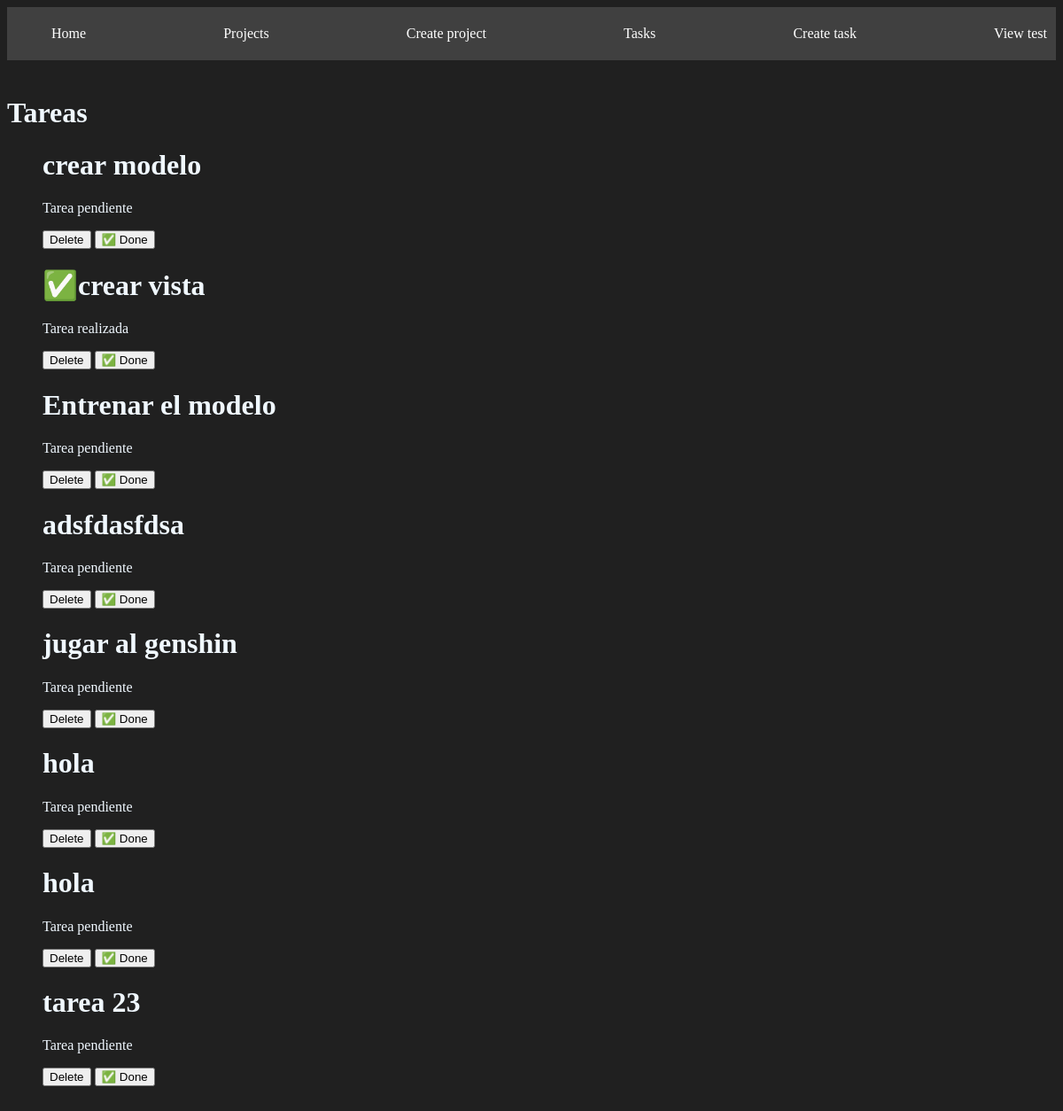
/tasks/, run on the app's committed database.
### projects/models.py (models this page shows, shortened)
class Task(models.Model):
  title = models.CharField(max_length=200)
  description = models.TextField()
  project = models.ForeignKey(Project, on_delete=models.CASCADE)
  done = models.BooleanField(default=False)

### projects/views.py (the view)
# urls.py: path('tasks/', views.tasks, name="tasks"),
def tasks(request):
    tasks = Task.objects.all()
    return render(request, 'tasks/tasks.html', {
        'tasks': tasks
    })

### projects/templates/tasks/tasks.html
{% extends 'layouts/base.html' %}
{% block content %}
<h1>Tareas</h1>
<ul>
  {% for task in tasks %}
    <h1>{% if task.done == True %}✅{% endif %}{{ task.title }}</h1>
    {% if task.done == False %}
    <p>Tarea pendiente</p>
    {% else %}
    <p>Tarea realizada</p>
    {% endif %}
    <button>Delete</button>
    <button>✅ Done</button>
  {% endfor %}
</ul>
{% endblock %}

### projects/templates/layouts/base.html (shortened to what this page needs)
{% load static %}
<!DOCTYPE html>
<html lang="en">
<head>
  <link rel="stylesheet" href="{% static 'css/style.css' %}">
</head>
<body>
  <nav class="navbar">
    <ul>
      <li><a href="/">Home</a></li>
      <li><a href="/projects">Projects</a></li>
      <li><a href="{% url 'create_project' %}">Create project</a></li>
      <li><a href="{% url 'tasks' %}">Tasks</a></li>
      <li><a href="{% url 'create_task' %}">Create task</a></li>
      <li><a href="{% url 'view_test' 'juan' 1 %}">View test</a></li>
    </ul>
  </nav>
  <main class="container">
    {% block content %}
    {% endblock %}
  </main>
</body>
</html>

### projects/static/css/style.css (style rules this page uses)
body { background: #202020; color: aliceblue; }
.container { max-width: 1200px; margin: auto; padding: 20px 0px; }

### data on the page
Task: title "crear modelo", done "Tarea pendiente"
Task: title "crear vista", done "Tarea realizada"
Task: title "Entrenar el modelo", done "Tarea pendiente"
Task: title "adsfdasfdsa", done "Tarea pendiente"
Task: title "jugar al genshin", done "Tarea pendiente"
Task: title "hola", done "Tarea pendiente"
Task: title "hola", done "Tarea pendiente"
Task: title "tarea 23", done "Tarea pendiente"
